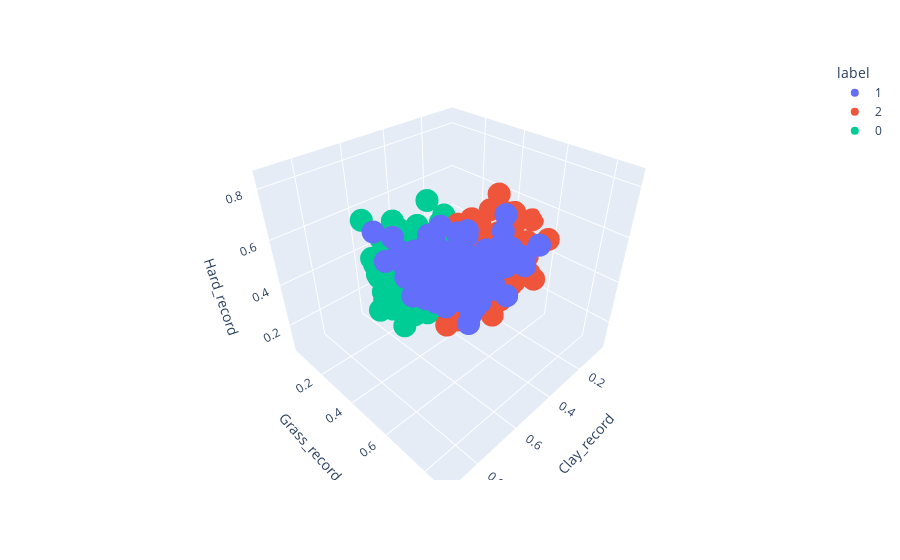

Here is the notebook cell this chart was saved with:
### Code cell
fig = px.scatter_3d(kmeans_df, x='Clay_record', y='Grass_record', z='Hard_record',
              color='label',hover_data=kmeans_df.columns.values)
fig.show()

### Figure 1 — Plotly figure (JSON) as saved in the notebook; plotly's stock layout.template omitted (floating-point values rounded to 4 significant figures; data arrays with more than 128 entries replaced by an {"elided": "..."} marker saying what was removed)
{"data": [{"customdata": {"elided": "242x5 mixed values"}, "hoverlabel": {"namelength": 0}, "hovertemplate": "label=%{customdata[3]}<br>Clay_record=%{customdata[0]}<br>Grass_record=%{customdata[1]}<br>Hard_record=%{customdata[2]}<br>player_name=%{customdata[4]}", "legendgroup": "1", "marker": {"color": "#636efa", "symbol": "circle"}, "mode": "markers", "name": "1", "scene": "scene", "showlegend": true, "type": "scatter3d", "x": {"elided": "242 float values"}, "y": {"elided": "242 float values"}, "z": {"elided": "242 float values"}}, {"customdata": {"elided": "336x5 mixed values"}, "hoverlabel": {"namelength": 0}, "hovertemplate": "label=%{customdata[3]}<br>Clay_record=%{customdata[0]}<br>Grass_record=%{customdata[1]}<br>Hard_record=%{customdata[2]}<br>player_name=%{customdata[4]}", "legendgroup": "2", "marker": {"color": "#EF553B", "symbol": "circle"}, "mode": "markers", "name": "2", "scene": "scene", "showlegend": true, "type": "scatter3d", "x": {"elided": "336 float values"}, "y": {"elided": "336 float values"}, "z": {"elided": "336 float values"}}, {"customdata": {"elided": "209x5 mixed values"}, "hoverlabel": {"namelength": 0}, "hovertemplate": "label=%{customdata[3]}<br>Clay_record=%{customdata[0]}<br>Grass_record=%{customdata[1]}<br>Hard_record=%{customdata[2]}<br>player_name=%{customdata[4]}", "legendgroup": "0", "marker": {"color": "#00cc96", "symbol": "circle"}, "mode": "markers", "name": "0", "scene": "scene", "showlegend": true, "type": "scatter3d", "x": {"elided": "209 float values"}, "y": {"elided": "209 float values"}, "z": {"elided": "209 float values"}}], "layout": {"legend": {"title": {"text": "label"}, "tracegroupgap": 0}, "margin": {"t": 60}, "scene": {"domain": {"x": [0, 1], "y": [0, 1]}, "xaxis": {"title": {"text": "Clay_record"}}, "yaxis": {"title": {"text": "Grass_record"}}, "zaxis": {"title": {"text": "Hard_record"}}}}}
